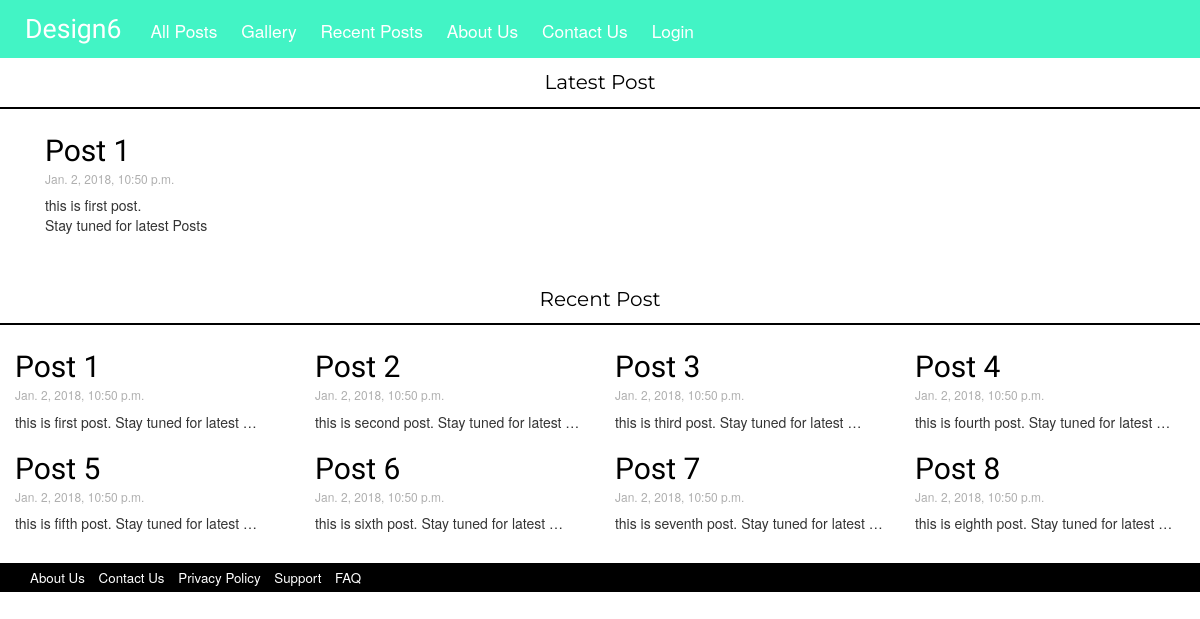
The app's page /, older data.
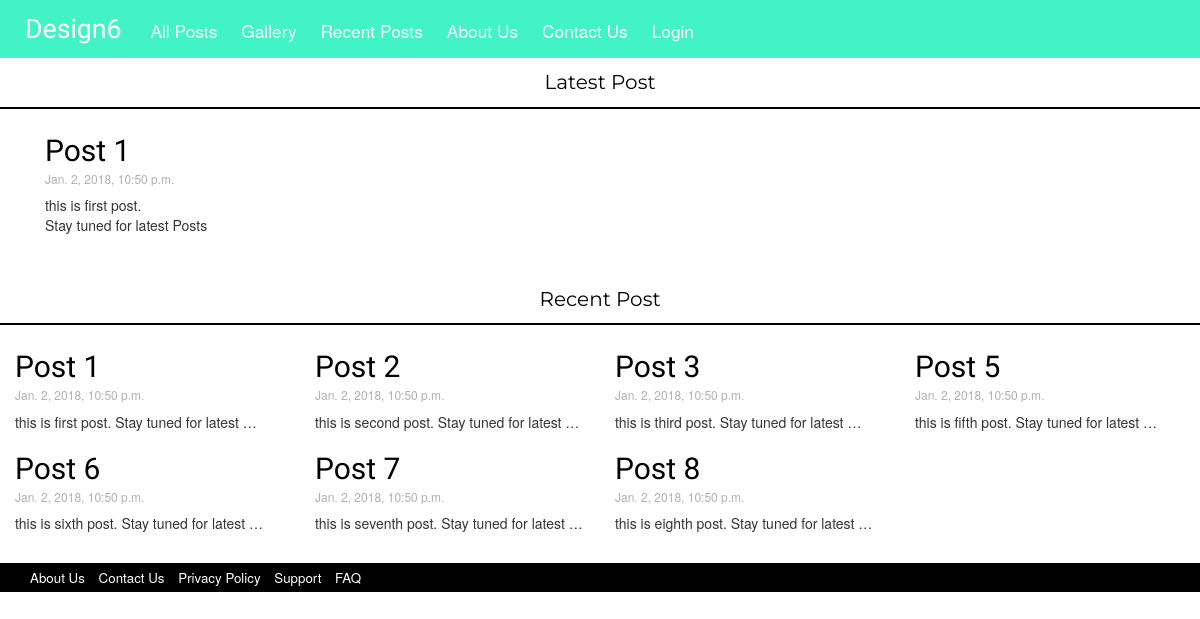
The same page, newer data.
### design6/models.py (models this page shows, shortened)
class Post(models.Model):
	author = models.ForeignKey('auth.User')
	title = models.CharField(max_length=200)
	text = models.TextField()
	created_date = models.DateTimeField(default=timezone.now)
	published_date = models.DateTimeField(default=timezone.now)

### design6/views.py (the view)
# urls.py: url(r'^$', views.home_page, name= 'home_page'),
def home_page(request):
	return render(request, 'design6/home_page.html')

### design6/templatetags/post_extra.py (called while the page is built)
@register.inclusion_tag('design6/recent_posts.html')
def show_recent_post(count):
	recent_posts = Post.objects.filter(published_date__lte=timezone.now()).order_by('published_date')[:count]
	return {'recent_posts': recent_posts}

@register.inclusion_tag('design6/latest_post.html')
def show_latest_post():
	latest_post = Post.objects.filter(published_date__lte=timezone.now()).order_by('published_date')[:1]
	return {'latest_post' : latest_post}

### design6/templates/design6/home_page.html
{% extends 'design6/base.html' %}
{% load post_extra %}
{% block content %}
	<div class="container-fluid latest">
		<p>Latest Post</p>
	</div>
	<div class="container-fluid lPost">
		{% show_latest_post %}
	</div>
	<div class="container-fluid latest">
		<p>Recent Post</p>
	</div>
	<div class="container-fluid">
		<div class="row">
			{% show_recent_post 8 %}
		</div>
	</div>
{% endblock %}

### design6/templates/design6/latest_post.html
{% for post in latest_post %}
<h2><a href="{% url 'post_detail' pk=post.pk%}">{{ post.title }}</a></h2>
<h6 class="date">{{ post.published_date }}</h6>
<div class="postText">
	<p>{{ post.text|linebreaks }}</p>
</div>
{%endfor%}

### design6/templates/design6/recent_posts.html
{% for post in recent_posts %}
	<div class="col-sm-3 col-xs-6">
		<h2><a href="{% url 'post_detail' pk=post.pk %}">{{ post.title }}</a></h2>
		<h6 class="date">{{ post.published_date }}</h6>
		<div class="postText">
			<p>{{ post.text|truncatewords:8|linebreaks }}</p>
		</div>
	</div>
{% endfor %}

Row changes from the older to the newer data that the page shows:
removed Post: title "Post 4", published_date "Jan. 2, 2018, 10:50 p.m.", text "this is fourth post. Stay tuned for latest …"
